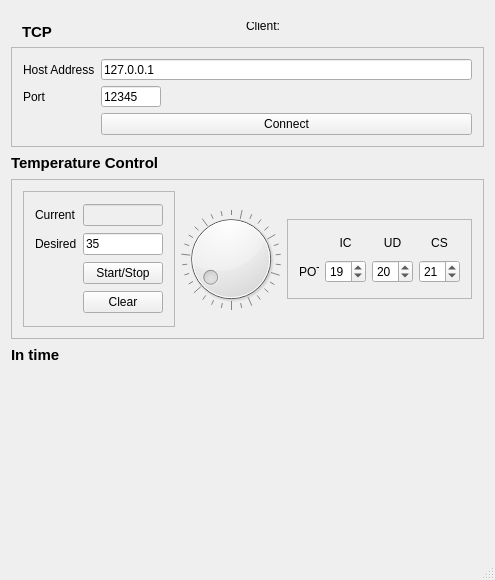
<?xml version="1.0" encoding="UTF-8"?>
<ui version="4.0">
 <class>MainWindow</class>
 <widget class="QMainWindow" name="MainWindow">
  <property name="geometry">
   <rect>
    <x>0</x>
    <y>0</y>
    <width>480</width>
    <height>580</height>
   </rect>
  </property>
  <property name="windowTitle">
   <string>Peltier</string>
  </property>
  <widget class="QWidget" name="centralWidget">
   <layout class="QVBoxLayout" name="verticalLayout">
    <item>
     <widget class="QFrame" name="frame_5">
      <property name="maximumSize">
       <size>
        <width>16777215</width>
        <height>30</height>
       </size>
      </property>
      <property name="layoutDirection">
       <enum>Qt::LeftToRight</enum>
      </property>
      <property name="frameShape">
       <enum>QFrame::NoFrame</enum>
      </property>
      <property name="frameShadow">
       <enum>QFrame::Raised</enum>
      </property>
      <layout class="QHBoxLayout" name="horizontalLayout_2">
       <item>
        <widget class="QLabel" name="label_8">
         <property name="minimumSize">
          <size>
           <width>0</width>
           <height>20</height>
          </size>
         </property>
         <property name="maximumSize">
          <size>
           <width>16777215</width>
           <height>20</height>
          </size>
         </property>
         <property name="font">
          <font>
           <pointsize>11</pointsize>
           <weight>75</weight>
           <bold>true</bold>
          </font>
         </property>
         <property name="text">
          <string>TCP</string>
         </property>
        </widget>
       </item>
       <item>
        <widget class="QLabel" name="status_label">
         <property name="maximumSize">
          <size>
           <width>50</width>
           <height>20</height>
          </size>
         </property>
         <property name="layoutDirection">
          <enum>Qt::LeftToRight</enum>
         </property>
         <property name="text">
          <string/>
         </property>
        </widget>
       </item>
       <item>
        <widget class="QLabel" name="label_12">
         <property name="maximumSize">
          <size>
           <width>60</width>
           <height>20</height>
          </size>
         </property>
         <property name="text">
          <string>Client:</string>
         </property>
        </widget>
       </item>
       <item>
        <widget class="QLabel" name="client_label">
         <property name="text">
          <string/>
         </property>
        </widget>
       </item>
      </layout>
     </widget>
    </item>
    <item>
     <widget class="QFrame" name="frame_4">
      <property name="maximumSize">
       <size>
        <width>600</width>
        <height>100</height>
       </size>
      </property>
      <property name="frameShape">
       <enum>QFrame::StyledPanel</enum>
      </property>
      <property name="frameShadow">
       <enum>QFrame::Raised</enum>
      </property>
      <layout class="QFormLayout" name="formLayout">
       <item row="0" column="0">
        <widget class="QLabel" name="label_9">
         <property name="text">
          <string>Host Address</string>
         </property>
        </widget>
       </item>
       <item row="0" column="1">
        <widget class="QLineEdit" name="host_line">
         <property name="text">
          <string>127.0.0.1</string>
         </property>
        </widget>
       </item>
       <item row="2" column="0">
        <widget class="QLabel" name="label_10">
         <property name="text">
          <string>Port</string>
         </property>
        </widget>
       </item>
       <item row="2" column="1">
        <widget class="QLineEdit" name="port_line">
         <property name="maximumSize">
          <size>
           <width>60</width>
           <height>16777215</height>
          </size>
         </property>
         <property name="text">
          <string>12345</string>
         </property>
        </widget>
       </item>
       <item row="3" column="1">
        <widget class="QPushButton" name="connect_button">
         <property name="text">
          <string>Connect</string>
         </property>
        </widget>
       </item>
      </layout>
     </widget>
    </item>
    <item>
     <widget class="QLabel" name="label_3">
      <property name="maximumSize">
       <size>
        <width>16777215</width>
        <height>20</height>
       </size>
      </property>
      <property name="font">
       <font>
        <pointsize>11</pointsize>
        <weight>75</weight>
        <bold>true</bold>
        <underline>false</underline>
       </font>
      </property>
      <property name="text">
       <string>Temperature Control</string>
      </property>
     </widget>
    </item>
    <item>
     <widget class="QFrame" name="frame">
      <property name="maximumSize">
       <size>
        <width>600</width>
        <height>160</height>
       </size>
      </property>
      <property name="frameShape">
       <enum>QFrame::StyledPanel</enum>
      </property>
      <property name="frameShadow">
       <enum>QFrame::Raised</enum>
      </property>
      <layout class="QHBoxLayout" name="horizontalLayout">
       <item>
        <widget class="QFrame" name="frame_2">
         <property name="frameShape">
          <enum>QFrame::StyledPanel</enum>
         </property>
         <property name="frameShadow">
          <enum>QFrame::Raised</enum>
         </property>
         <layout class="QGridLayout" name="gridLayout_2">
          <item row="1" column="0">
           <widget class="QLabel" name="label">
            <property name="text">
             <string>Desired</string>
            </property>
           </widget>
          </item>
          <item row="1" column="1">
           <widget class="QLineEdit" name="desired_line">
            <property name="text">
             <string>35</string>
            </property>
           </widget>
          </item>
          <item row="4" column="1">
           <widget class="QPushButton" name="startbutton">
            <property name="text">
             <string>Start/Stop</string>
            </property>
           </widget>
          </item>
          <item row="5" column="1">
           <widget class="QPushButton" name="clear_button">
            <property name="text">
             <string>Clear</string>
            </property>
           </widget>
          </item>
          <item row="0" column="0">
           <widget class="QLabel" name="label_2">
            <property name="text">
             <string>Current</string>
            </property>
           </widget>
          </item>
          <item row="0" column="1">
           <widget class="QLineEdit" name="current_line">
            <property name="enabled">
             <bool>false</bool>
            </property>
           </widget>
          </item>
         </layout>
        </widget>
       </item>
       <item>
        <widget class="QDial" name="temperature_dial">
         <property name="minimumSize">
          <size>
           <width>100</width>
           <height>100</height>
          </size>
         </property>
         <property name="maximum">
          <number>150</number>
         </property>
         <property name="singleStep">
          <number>5</number>
         </property>
         <property name="pageStep">
          <number>20</number>
         </property>
         <property name="sliderPosition">
          <number>20</number>
         </property>
         <property name="tracking">
          <bool>false</bool>
         </property>
         <property name="invertedAppearance">
          <bool>false</bool>
         </property>
         <property name="invertedControls">
          <bool>false</bool>
         </property>
         <property name="wrapping">
          <bool>true</bool>
         </property>
         <property name="notchesVisible">
          <bool>true</bool>
         </property>
        </widget>
       </item>
       <item>
        <widget class="QFrame" name="frame_3">
         <property name="maximumSize">
          <size>
           <width>16777215</width>
           <height>80</height>
          </size>
         </property>
         <property name="frameShape">
          <enum>QFrame::StyledPanel</enum>
         </property>
         <property name="frameShadow">
          <enum>QFrame::Raised</enum>
         </property>
         <layout class="QGridLayout" name="gridLayout">
          <item row="1" column="0">
           <widget class="QLabel" name="label_4">
            <property name="maximumSize">
             <size>
              <width>20</width>
              <height>16777215</height>
             </size>
            </property>
            <property name="text">
             <string>POT</string>
            </property>
           </widget>
          </item>
          <item row="1" column="2">
           <widget class="QSpinBox" name="IC_spinBox">
            <property name="minimum">
             <number>5</number>
            </property>
            <property name="maximum">
             <number>27</number>
            </property>
            <property name="value">
             <number>19</number>
            </property>
           </widget>
          </item>
          <item row="1" column="4">
           <widget class="QSpinBox" name="CS_spinBox">
            <property name="minimum">
             <number>5</number>
            </property>
            <property name="maximum">
             <number>27</number>
            </property>
            <property name="value">
             <number>21</number>
            </property>
           </widget>
          </item>
          <item row="1" column="3">
           <widget class="QSpinBox" name="UD_spinBox">
            <property name="minimum">
             <number>5</number>
            </property>
            <property name="maximum">
             <number>27</number>
            </property>
            <property name="value">
             <number>20</number>
            </property>
           </widget>
          </item>
          <item row="0" column="2">
           <widget class="QLabel" name="label_13">
            <property name="maximumSize">
             <size>
              <width>16777215</width>
              <height>15</height>
             </size>
            </property>
            <property name="text">
             <string>IC</string>
            </property>
            <property name="alignment">
             <set>Qt::AlignCenter</set>
            </property>
           </widget>
          </item>
          <item row="0" column="3">
           <widget class="QLabel" name="label_11">
            <property name="text">
             <string>UD</string>
            </property>
            <property name="alignment">
             <set>Qt::AlignCenter</set>
            </property>
           </widget>
          </item>
          <item row="0" column="4">
           <widget class="QLabel" name="label_14">
            <property name="text">
             <string>CS</string>
            </property>
            <property name="alignment">
             <set>Qt::AlignCenter</set>
            </property>
           </widget>
          </item>
         </layout>
        </widget>
       </item>
      </layout>
     </widget>
    </item>
    <item>
     <widget class="QLabel" name="label_7">
      <property name="maximumSize">
       <size>
        <width>16777215</width>
        <height>20</height>
       </size>
      </property>
      <property name="font">
       <font>
        <pointsize>11</pointsize>
        <weight>75</weight>
        <bold>true</bold>
       </font>
      </property>
      <property name="text">
       <string>In time</string>
      </property>
     </widget>
    </item>
    <item>
     <widget class="QWidget" name="plt_widget" native="true">
      <property name="autoFillBackground">
       <bool>true</bool>
      </property>
      <layout class="QVBoxLayout" name="pltvl"/>
     </widget>
    </item>
   </layout>
  </widget>
  <widget class="QMenuBar" name="menuBar">
   <property name="geometry">
    <rect>
     <x>0</x>
     <y>0</y>
     <width>480</width>
     <height>15</height>
    </rect>
   </property>
  </widget>
  <widget class="QStatusBar" name="statusBar"/>
 </widget>
 <layoutdefault spacing="6" margin="11"/>
 <resources/>
 <connections/>
</ui>
